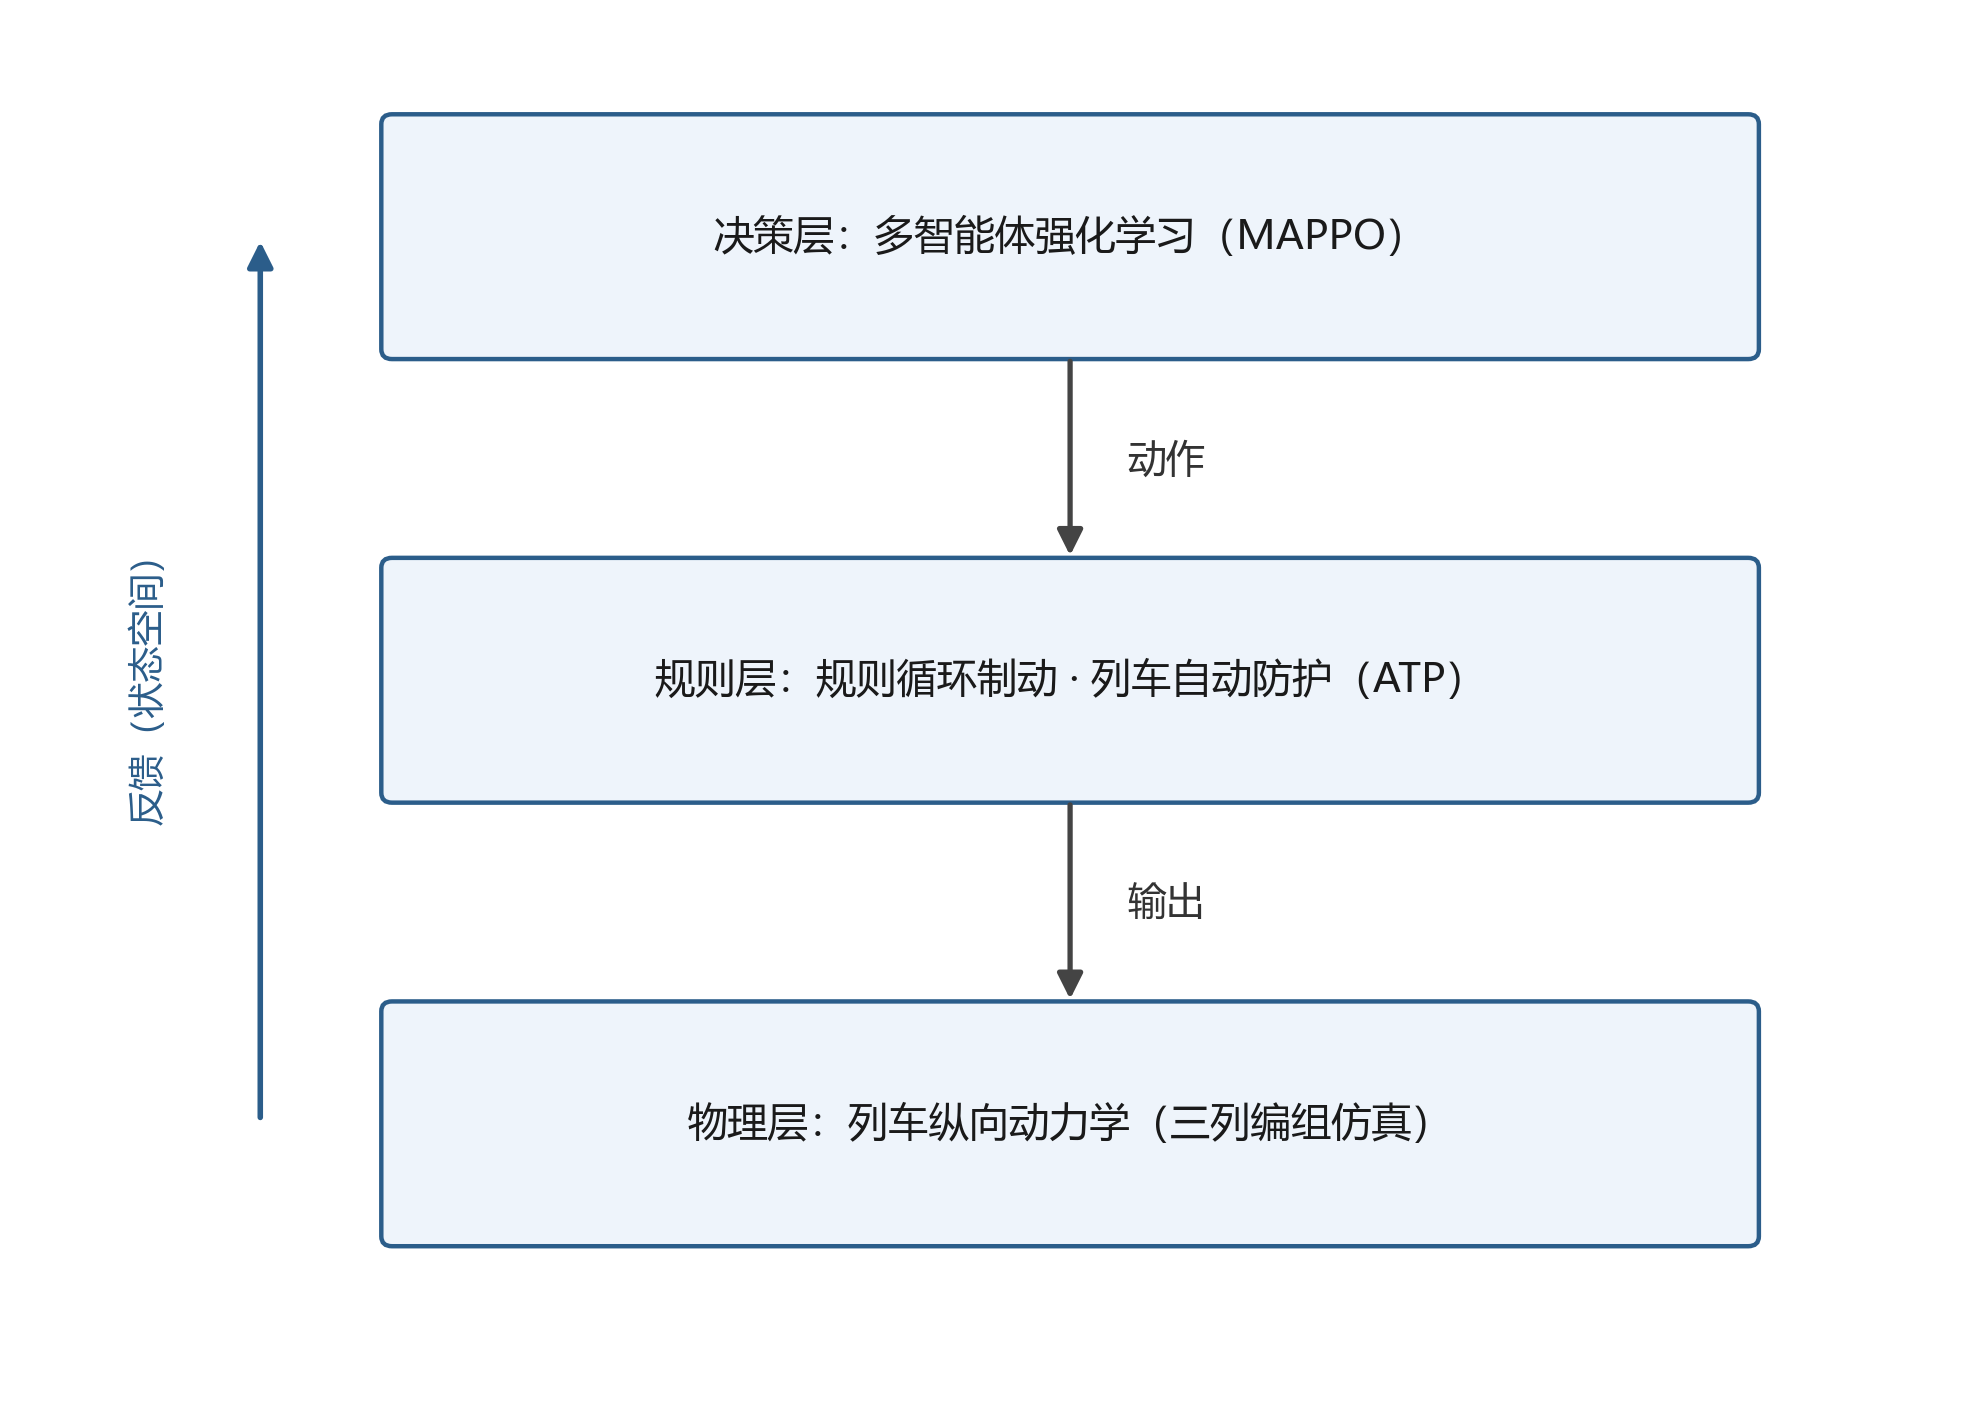

Write the Python code that produced this figure.
# -*- coding: utf-8 -*-
"""页 7 整体架构框图（中期答辩）：决策层 → 规则层 → 物理层，反馈闭环。

简约版（负责人拍板：框图只保留六要素——状态空间 / 动作 / 输出 / 规则层 / 物理层 / 反馈；
细节由页面文案承载，不上框图）。

用法：D:/Anaconda/python.exe fig_overall_arch.py
"""
from pathlib import Path

import matplotlib

matplotlib.use("Agg")
import matplotlib.pyplot as plt
from matplotlib.patches import FancyArrowPatch, FancyBboxPatch

plt.rcParams["font.sans-serif"] = ["Microsoft YaHei"]
plt.rcParams["axes.unicode_minus"] = False

OUT = Path(__file__).resolve().parent / "fig_overall_arch.png"

BLUE = "#2b5d8a"


def _box(ax, x, y, w, h, text, fs=14.5):
    ax.add_patch(FancyBboxPatch((x, y), w, h,
                                boxstyle="round,pad=0.02,rounding_size=0.06",
                                fc="#eef4fb", ec=BLUE, lw=1.6))
    ax.text(x + w / 2, y + h / 2, text, ha="center", va="center", fontsize=fs,
            color="#1a1a1a", linespacing=1.5)


def _arrow(ax, p1, p2, color="#444444", lw=1.9):
    ax.add_patch(FancyArrowPatch(p1, p2, arrowstyle="-|>", mutation_scale=19,
                                 lw=lw, color=color, shrinkA=2, shrinkB=2))


fig, ax = plt.subplots(figsize=(10.0, 7.2), dpi=200)
ax.set_xlim(-0.3, 10.6)
ax.set_ylim(1.6, 10.0)
ax.axis("off")

BX, BW = 1.75, 7.7

# 三层（简约：层名 + 一句身份）
_box(ax, BX, 7.95, BW, 1.45, "决策层：多智能体强化学习（MAPPO）")
_box(ax, BX, 5.25, BW, 1.45, "规则层：规则循环制动 · 列车自动防护（ATP）")
_box(ax, BX, 2.55, BW, 1.45, "物理层：列车纵向动力学（三列编组仿真）")

# 向下：动作 / 输出
_arrow(ax, (5.6, 7.95), (5.6, 6.70))
ax.text(5.92, 7.32, "动作", ha="left", va="center", fontsize=14, color="#333333")
_arrow(ax, (5.6, 5.25), (5.6, 4.00))
ax.text(5.92, 4.62, "输出", ha="left", va="center", fontsize=14, color="#333333")

# 向上反馈：状态空间（闭环）
_arrow(ax, (1.05, 3.28), (1.05, 8.68), color=BLUE, lw=2.0)
ax.text(0.42, 5.98, "反馈（状态空间）", rotation=90, ha="center", va="center",
        fontsize=13, color=BLUE)

fig.tight_layout()
fig.savefig(OUT, dpi=200, bbox_inches="tight")
print("saved:", OUT)
